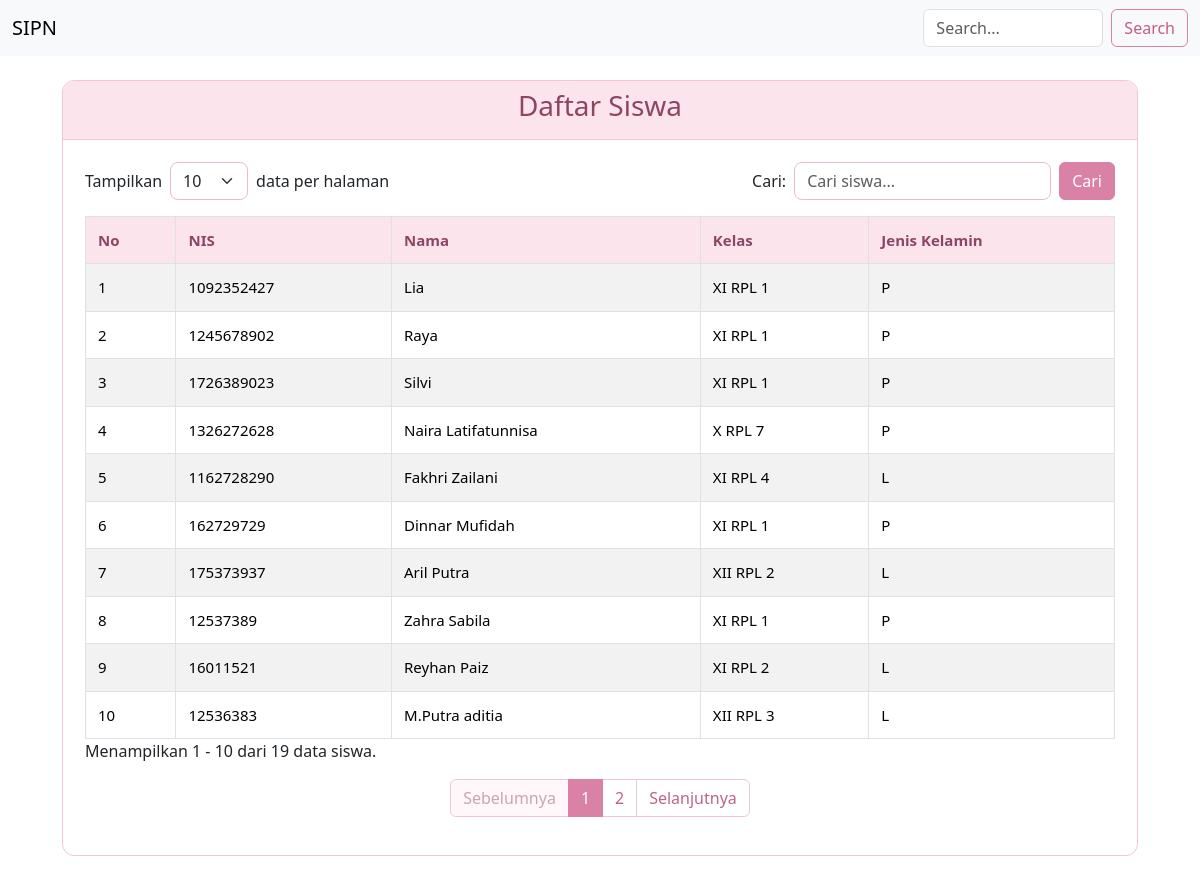
/daftar_siswa.php, run on the app's committed database.
### tables this page shows
CREATE TABLE `siswa` (
  `id` int(11) NOT NULL,
  `nis` varchar(10) NOT NULL,
  `nama` varchar(100) NOT NULL,
  `kelas` varchar(10) NOT NULL,
  `jenis_kelamin` enum('L','P') NOT NULL,
  `user_id` int(11) NOT NULL
);

### daftar_siswa.php (the view, shortened to what this page needs)
<?php
require_once 'koneksi.php';
$kelas_login = $_SESSION['kelas'] ?? '';
require_once 'navbar.php';
?>
<?php
$batas = isset($_GET['batas']) ? (int)$_GET['batas'] : 10;
$cari = isset($_GET['cari']) ? trim($_GET['cari']) : '';
$where = "";
$sql_jumlah = "SELECT COUNT(*) AS total FROM siswa $where";
$hasil_jumlah = mysqli_query($koneksi, $sql_jumlah);
$data_jumlah = mysqli_fetch_assoc($hasil_jumlah);
$total_data = (int)$data_jumlah['total'];
$total_halaman = max(1, ceil($total_data / $batas));
$halaman = isset($_GET['halaman']) ? (int)$_GET['halaman'] : 1;
$halaman = max(1, min($halaman, $total_halaman));
$mulai = ($halaman - 1) * $batas;
$sql = "SELECT * FROM siswa
        $where
        ORDER BY id DESC
        LIMIT $mulai, $batas";
$hasil = mysqli_query($koneksi, $sql);
if ($role == 'siswa') {
    $judul = "Daftar Siswa Kelas " . htmlspecialchars($kelas_login);
} else {
    $judul = "Daftar Siswa";
}
?>
<div class="container mt-4 mb-4" style="max-width: 1100px;">
    <div class="card pink-card">
        <div class="card-header text-center">
            <h3><?= $judul ?></h3>
        </div>
        <div class="card-body">
            <form method="GET" class="mb-3">
                <div class="row g-2 align-items-center">
                    <div class="col-auto">
                        Tampilkan
                    </div>
                    <div class="col-auto">
                        <select name="batas" class="form-select"
                                onchange="this.form.submit()">
                            <option value="10"
                                <?= $batas == 10 ? 'selected' : '' ?>>10</option>
                        </select>
                    </div>
                    <div class="col-auto">
                        data per halaman
                    </div>
                    <div class="col-auto ms-auto">
                        <label for="cari">Cari:</label>
                    </div>
                    <div class="col-auto">
                        <input type="text" id="cari" name="cari"
                               class="form-control"
                               value="<?= htmlspecialchars($cari) ?>"
                               placeholder="Cari siswa...">
                    </div>
                    <div class="col-auto">
                        <button type="submit" class="btn btn-cari-pink">
                            Cari
                        </button>
                    </div>
                </div>
            </form>
            <div class="table-responsive">
                <table class="table table-bordered table-striped tabel-pink">
                    <thead>
                        <tr>
                            <th>No</th>
                            <th>NIS</th>
                            <th>Nama</th>
                            <th>Kelas</th>
                            <th>Jenis Kelamin</th>
                        </tr>
                    </thead>
                    <tbody>
                    <?php
                    $no = $mulai + 1;
                    if ($hasil && mysqli_num_rows($hasil) > 0) {
                        while ($baris = mysqli_fetch_assoc($hasil)) {
                    ?>
                        <tr>
                            <td><?= $no++ ?></td>
                            <td><?= htmlspecialchars($baris['nis']) ?></td>
                            <td><?= htmlspecialchars($baris['nama']) ?></td>
                            <td><?= htmlspecialchars($baris['kelas']) ?></td>
                            <td><?= htmlspecialchars($baris['jenis_kelamin']) ?></td>
                        </tr>
                    <?php
                        }
                    } ?>
                    </tbody>
                </table>
            </div>
            <p>
                Menampilkan
                <?= $total_data > 0 ? $mulai + 1 : 0 ?>
                -
                <?= min($mulai + $batas, $total_data) ?>
                dari <?= $total_data ?> data siswa.
            </p>
            <nav>
                <ul class="pagination justify-content-center">
                    <li class="page-item <?= $halaman <= 1 ? 'disabled' : '' ?>">
                        <a class="page-link"
                           href="?halaman=<?= $halaman - 1 ?>&batas=<?= $batas ?>&cari=<?= urlencode($cari) ?>">
                            Sebelumnya
                        </a>
                    </li>
                    <?php for ($i = 1; $i <= $total_halaman; $i++) { ?>
                        <li class="page-item <?= $halaman == $i ? 'active' : '' ?>">
                            <a class="page-link"
                               href="?halaman=<?= $i ?>&batas=<?= $batas ?>&cari=<?= urlencode($cari) ?>">
                                <?= $i ?>
                            </a>
                        </li>
                    <?php } ?>
                    <li class="page-item <?= $halaman >= $total_halaman ? 'disabled' : '' ?>">
                        <a class="page-link"
                           href="?halaman=<?= $halaman + 1 ?>&batas=<?= $batas ?>&cari=<?= urlencode($cari) ?>">
                            Selanjutnya
                        </a>
                    </li>
                </ul>
            </nav>
        </div>
    </div>
</div>
<?php require_once 'footer.php'; ?>

### daftar_siswa.php (style rules this page uses)
.pink-card { border: 1px solid #f3c5d8; border-radius: 12px; overflow: hidden; }
.pink-card .card-header { background-color: #fce4ec; color: #8e4564; border-bottom: 1px solid #f3c5d8; }
.btn-cari-pink { background-color: #d982a5; border-color: #d982a5; color: #fff; }
#cari, select[name="batas"] { border-color: #edb9ce; border-radius: 8px; }
.tabel-pink thead th { background-color: #fce4ec; color: #8e4564; }
.pagination .page-link { color: #bd6488; border-color: #f3c5d8; }
.pagination .page-item.active .page-link { background-color: #d982a5; border-color: #d982a5; color: #fff; }
.pagination .page-item.disabled .page-link { color: #c9a5b4; background-color: #fff7fa; }
.pink-card .card-body { padding: 22px; }
.tabel-pink { width: 100%; margin-bottom: 0; white-space: normal; font-size: 15px; }
.tabel-pink th, .tabel-pink td { padding: 12px; vertical-align: middle; }
.table-responsive { width: 100%; }

### data on the page
siswa: nis "1092352427", nama "Lia", kelas "XI RPL 1", jenis_kelamin "P"
siswa: nis "1245678902", nama "Raya", kelas "XI RPL 1", jenis_kelamin "P"
siswa: nis "1726389023", nama "Silvi", kelas "XI RPL 1", jenis_kelamin "P"
siswa: nis "1326272628", nama "Naira Latifatunnisa", kelas "X RPL 7", jenis_kelamin "P"
siswa: nis "1162728290", nama "Fakhri Zailani", kelas "XI RPL 4", jenis_kelamin "L"
siswa: nis "162729729", nama "Dinnar Mufidah", kelas "XI RPL 1", jenis_kelamin "P"
siswa: nis "175373937", nama "Aril Putra", kelas "XII RPL 2", jenis_kelamin "L"
siswa: nis "12537389", nama "Zahra Sabila", kelas "XI RPL 1", jenis_kelamin "P"
siswa: nis "16011521", nama "Reyhan Paiz", kelas "XI RPL 2", jenis_kelamin "L"
siswa: nis "12536383", nama "M.Putra aditia", kelas "XII RPL 3", jenis_kelamin "L"

### other printed values
$judul "Daftar Siswa"
$mulai + 1 "1"
min($mulai + $batas, $total_data) "10"
$total_data "19"
